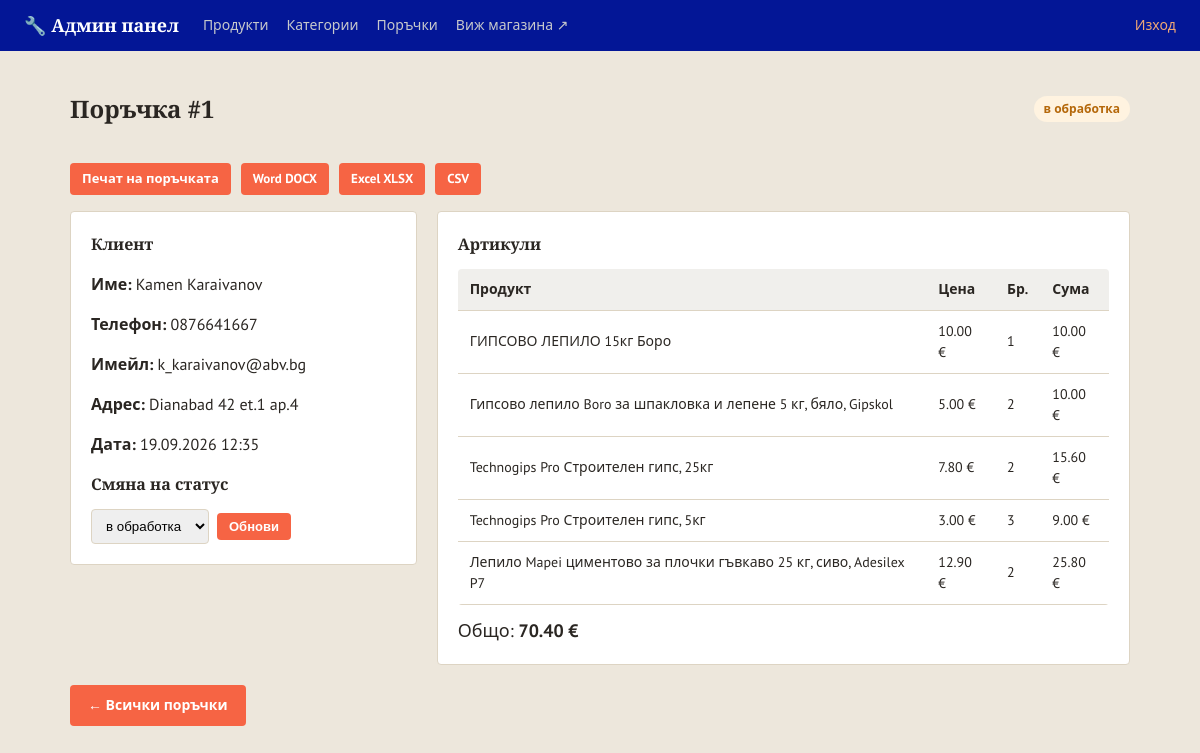
The app's page /admin/orders/1 (signed in) with its own data.
### models.py (models this page shows)
class Order(db.Model):
    __tablename__ = 'orders'
    STATUSES = ['нова', 'в обработка', 'изпратена', 'завършена', 'отказана']
    id = db.Column(db.Integer, primary_key=True)
    customer_name = db.Column(db.String(150), nullable=False)
    phone = db.Column(db.String(50), nullable=False)
    address = db.Column(db.String(300), nullable=False)
    email = db.Column(db.String(150), default='')
    total = db.Column(db.Float, nullable=False)
    status = db.Column(db.String(30), default='нова', nullable=False)
    created_at = db.Column(db.DateTime, default=datetime.utcnow)
    items = db.relationship('OrderItem', backref='order', lazy=True)

class OrderItem(db.Model):
    __tablename__ = 'order_items'
    id = db.Column(db.Integer, primary_key=True)
    order_id = db.Column(db.Integer, db.ForeignKey('orders.id'), nullable=False)
    product_id = db.Column(db.Integer, db.ForeignKey('products.id'), nullable=True)
    product_name = db.Column(db.String(200), nullable=False)
    price = db.Column(db.Float, nullable=False)
    qty = db.Column(db.Integer, nullable=False)
    @property
    def subtotal(self):
        return self.price * self.qty

### app.py (the view)
@app.route('/admin/orders/<int:order_id>')
@admin_required
def admin_order_detail(order_id):
    order = Order.query.get_or_404(order_id)
    return render_template('admin/order_detail.html', order=order, statuses=Order.STATUSES)

### app.py (called while the page is built)
@app.context_processor
def inject_whatsapp_number():
    return {'whatsapp_number': app.config['WHATSAPP_NUMBER'], 'asset_version': app.config['ASSET_VERSION']}

@app.context_processor
def inject_category_icons():
    return {'category_icons': CATEGORY_ICONS}

def admin_required(view_func):
    @wraps(view_func)
    def wrapper(*args, **kwargs):
        if not session.get('is_admin'):
            flash('Моля, влезте в системата.', 'error')
            return redirect(url_for('admin_login', next=request.path))
        return view_func(*args, **kwargs)
    return wrapper

### templates/admin/order_detail.html (shortened to what this page needs)
{% extends 'admin/base.html' %}
{% block content %}
<div class="admin-header-row">
    <h1 class="page-title">Поръчка #{{ order.id }}</h1>
    <span class="status-badge status-{{ order.status | replace(' ', '-') }}">{{ order.status }}</span>
</div>
{% include 'admin/order_document_buttons.html' %}
<div class="order-detail-grid">
    <div class="admin-panel">
        <h2>Клиент</h2>
        <p><strong>Име:</strong> {{ order.customer_name }}</p>
        <p><strong>Телефон:</strong> {{ order.phone }}</p>
        {% if order.email %}<p><strong>Имейл:</strong> {{ order.email }}</p>{% endif %}
        <p><strong>Адрес:</strong> {{ order.address }}</p>
        <p><strong>Дата:</strong> {{ order.created_at.strftime('%d.%m.%Y %H:%M') }}</p>
        <h2>Смяна на статус</h2>
        <form action="{{ url_for('admin_order_status', order_id=order.id) }}" method="post" class="status-change-form">
            <select name="status">
                {% for s in statuses %}
                <option value="{{ s }}" {% if s == order.status %}selected{% endif %}>{{ s }}</option>
                {% endfor %}
            </select>
            <button type="submit" class="btn btn-small">Обнови</button>
        </form>
    </div>
    <div class="admin-panel">
        <h2>Артикули</h2>
        <table class="admin-table">
            <thead>
                <tr>
                    <th>Продукт</th>
                    <th>Цена</th>
                    <th>Бр.</th>
                    <th>Сума</th>
                </tr>
            </thead>
            <tbody>
                {% for item in order.items %}
                <tr>
                    <td>{{ item.product_name }}</td>
                    <td>{{ '%.2f'|format(item.price) }} €</td>
                    <td>{{ item.qty }}</td>
                    <td>{{ '%.2f'|format(item.subtotal) }} €</td>
                </tr>
                {% endfor %}
            </tbody>
        </table>
        <div class="cart-total" style="margin-top:12px;">Общо: <strong>{{ '%.2f'|format(order.total) }} €</strong></div>
    </div>
</div>
<a href="{{ url_for('admin_orders') }}" class="btn btn-secondary" style="margin-top:20px;display:inline-block;">← Всички поръчки</a>
{% endblock %}

### static/css/style.css (style rules this page uses)
:root { --steel: #0623e8; --steel-dark: #031696; --accent: #f66444; --accent-dark: #bf4e35; --highlight: #d9a441; --bg: #ede7dc; --card-bg: #ffffff; --border: #ddd4c3; --text: #2a2622; --text-light: #766f62; --success: #4b7a51; --danger: #a23636; --radius: 4px; }
* { box-sizing: border-box; }
body { margin: 0; font-family: 'PT Sans', 'Segoe UI', Roboto, Arial, sans-serif; background: var(--bg); color: var(--text); line-height: 1.5; }
h1, h2, h3, .brand, .hero h1 { font-family: 'Bitter', Georgia, serif; }
a { color: inherit; text-decoration: none; }
.page-title { font-size: 24px; margin-bottom: 16px; }
.btn { display: inline-block; background: var(--accent); color: #fff; border: none; padding: 10px 18px; border-radius: var(--radius); font-weight: 600; cursor: pointer; font-size: 14px; }
.btn-small { padding: 6px 12px; font-size: 13px; }
.cart-total { font-size: 18px; }

### static/css/admin.css (style rules this page uses)
.admin-body { background: var(--bg); }
.admin-header-row { display: flex; align-items: center; justify-content: space-between; margin-bottom: 20px; }
.admin-table { width: 100%; border-collapse: collapse; background: var(--card-bg); border-radius: var(--radius); overflow: hidden; }
.admin-table th, .admin-table td { padding: 10px 12px; border-bottom: 1px solid var(--border); text-align: left; font-size: 14px; }
.admin-table th { background: #f0efec; }
.btn-secondary { background: #e2e0dc; color: var(--text); }
.status-badge { display: inline-block; padding: 4px 10px; border-radius: 20px; font-size: 12px; font-weight: 700; white-space: nowrap; }
.status-badge.status-в-обработка, .status-chip.status-в-обработка { background: #fff3e0; color: #b5680a; }
.status-change-form { display: flex; gap: 8px; align-items: center; margin-top: 10px; }
.status-change-form select { padding: 8px 10px; border: 1px solid var(--border); border-radius: var(--radius); }
.order-detail-grid { display: grid; grid-template-columns: 1fr 2fr; gap: 20px; align-items: start; }
.admin-panel { background: var(--card-bg); border: 1px solid var(--border); border-radius: var(--radius); padding: 20px; }
.admin-panel h2 { font-size: 16px; margin-top: 0; }

### records on screen
Order: id "1", status "в обработка", customer_name "Kamen Karaivanov", phone "0876641667", email "k_karaivanov@abv.bg", address "Dianabad 42 et.1 ap.4", created_at "19.09.2026 12:35", total "70.40"
OrderItem: product_name "ГИПСОВО ЛЕПИЛО 15кг Боро", price "10.00", qty "1", subtotal "10.00"
OrderItem: product_name "Гипсово лепило Boro за шпакловка и лепене 5 кг, бяло, Gipskol", price "5.00", qty "2", subtotal "10.00"
OrderItem: product_name "Technogips Pro Строителен гипс, 25кг", price "7.80", qty "2", subtotal "15.60"
OrderItem: product_name "Technogips Pro Строителен гипс, 5кг", price "3.00", qty "3", subtotal "9.00"
OrderItem: product_name "Лепило Mapei циментово за плочки гъвкаво 25 кг, сиво, Adesilex P7", price "12.90", qty "2", subtotal "25.80"

### other values on screen
{{ label }} "Word DOCX" "Excel XLSX" "CSV"
